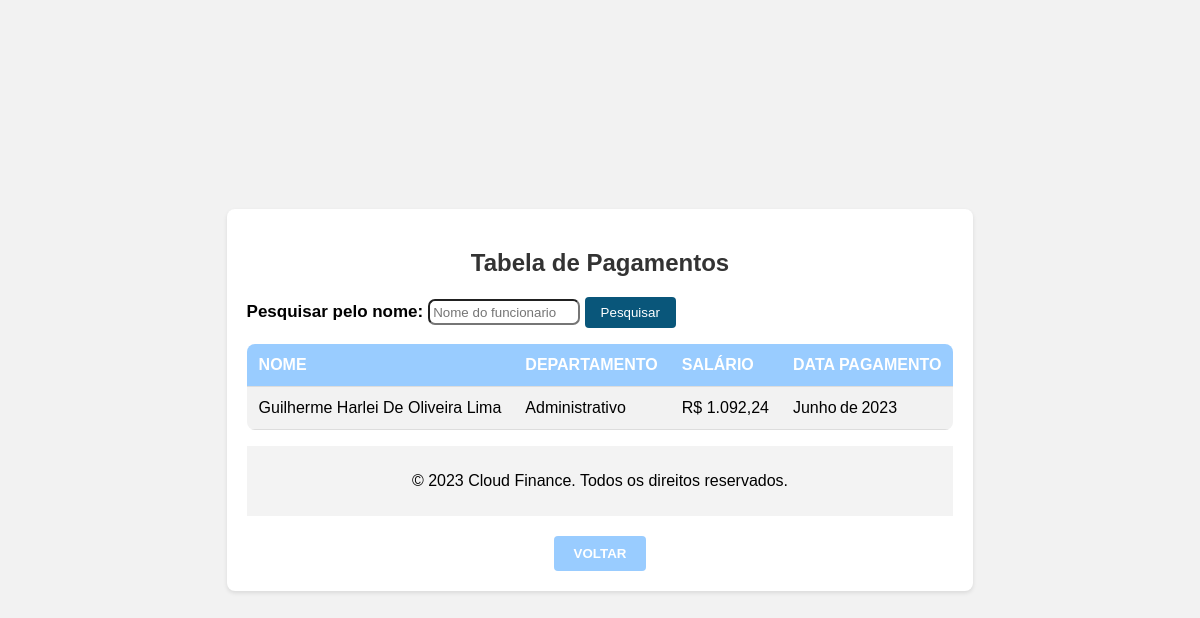
The page /detalhes/pagamentos.php (signed in) on the database its author committed.
### tables this page shows
CREATE TABLE `func` (
  `id_f` int(11) NOT NULL,
  `id_d` int(11) DEFAULT NULL,
  `tipo` int(1) NOT NULL,
  `nome` varchar(50) NOT NULL,
  `pass` varchar(50) NOT NULL,
  `cpf` varchar(50) NOT NULL,
  `idade` int(3) NOT NULL,
  `email` varchar(50) NOT NULL,
  `telefone` varchar(50) NOT NULL,
  `rua` varchar(50) NOT NULL,
  `bairro` varchar(50) NOT NULL,
  `cidade` varchar(50) NOT NULL,
  `estado` varchar(50) NOT NULL
);

CREATE TABLE `dep` (
  `id_dep` int(11) NOT NULL,
  `nome_dep` varchar(50) NOT NULL
);

CREATE TABLE `pag` (
  `id_p` int(11) NOT NULL,
  `id_f` int(11) NOT NULL,
  `salario_b` varchar(50) NOT NULL,
  `IR` varchar(50) NOT NULL,
  `INSS` varchar(50) NOT NULL,
  `FGTS` varchar(50) NOT NULL,
  `Vale_t` varchar(50) NOT NULL,
  `salario_l` varchar(50) NOT NULL,
  `trabalhadas_h` varchar(50) NOT NULL,
  `valor_h` varchar(50) NOT NULL,
  `data_p` varchar(50) NOT NULL
);

### detalhes/pagamentos.php (the view, shortened to what this page needs)
<?php require_once '../back/connect.php'; ?>
<!DOCTYPE html>
<html>
<head>
</head>
<body>
    <div class="container">
        <h2>Tabela de Pagamentos</h2>
        <form method="GET">
            <b><label for="termo">Pesquisar pelo nome:</label></b>
            <input type="text" name="termo" id="termo" placeholder="Nome do funcionario" required>
            <button type="submit">Pesquisar</button>
        </form><p></p>
        <table>
            <tr>
                <th>Nome</th>
                <th>Departamento</th>
                <th>Salário</th>
                <th>Data pagamento</th>
            </tr>
            <?php
            @$pesquisa = $_GET['termo'];
            $sql = "SELECT f.nome, d.nome_dep, p.salario_l, p.data_p
            FROM func as f, dep as d, pag as p
            WHERE d.id_dep = f.id_d and f.id_d = d.id_dep and f.id_f = p.id_f and f.nome LIKE '%$pesquisa%'
            order by f.nome asc";
            $result = $conn->query($sql);
            if($result->num_rows>0){
                while($row = $result->fetch_assoc()){
                    echo "<tr>";
                    echo "<td>".$row['nome']."</td>";
                    echo "<td>".$row['nome_dep']."</td>";
                    echo "<td>"."R$ ".number_format($row['salario_l'], 2, ',', '.')."</td>";
                    echo "<td>".$row['data_p']."</td>";
                }
            }else{
                echo "<td>Sem dados apresentar</td>";
                echo "</tr>";
            }
            ?>
        </table><p></p>
        <footer>
            <p>&copy; 2023 Cloud Finance. Todos os direitos reservados.</p>
        </footer>
        <div class="buttons">
            <a href="../admin.php"><button class="button">Voltar</button></a>
        </div>
    </div>
</body>
</html>

### detalhes/pagamentos.php (style rules this page uses)
body { background-color: #f2f2f2; font-family: Arial, sans-serif; margin: 0; padding: 20px; box-sizing: border-box; display: flex; align-items: center; justify-content: center; min-height: 100vh; }
.container { max-width: 800px; background-color: #fff; border-radius: 8px; box-shadow: 0 2px 4px rgba(0, 0, 0, 0.1); padding: 20px; }
h2 { text-align: center; color: #333; }
table { border-collapse: collapse; width: 100%; border-radius: 8px; overflow: hidden; }
th, td { padding: 12px; text-align: left; border-bottom: 1px solid #ddd; }
th { background-color: #99ccff; color: #fff; text-transform: uppercase; }
tr:nth-child(even) { background-color: #f2f2f2; }
.buttons { text-align: center; margin-top: 20px; }
.button { padding: 10px 20px; background-color: #99ccff; border: none; color: #fff; font-weight: bold; text-transform: uppercase; border-radius: 4px; cursor: pointer; transition: background-color 0.3s ease; }
footer { background-color: #f3f3f3; color: black; padding: 10px; text-align: center; }
form label { font-size: 17px; }
form button { display: inline-block; padding: 8px 16px; border: none; border-radius: 4px; text-decoration: none; color: #fff; background-color: #09567a; cursor: pointer; transition: all 0.3s ease; }
form input { width: 20%; padding: 0.5%; border-radius: 7px; }

### rows shown on the page
func: nome "Guilherme Harlei De Oliveira Lima", id_d.nome_dep "Administrativo", pag.salario_l "1.092,24", pag.data_p "Junho de 2023"
